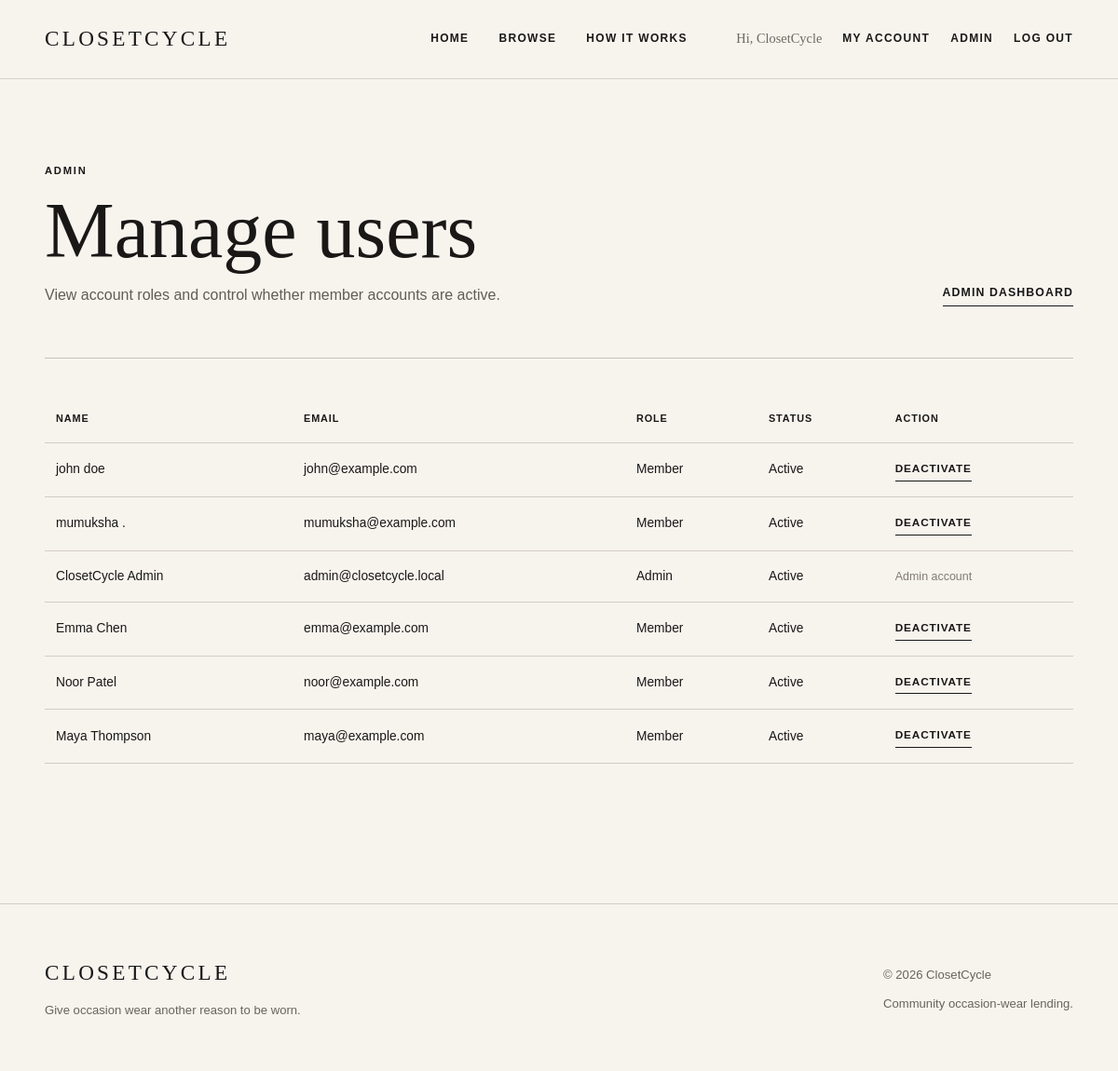
The page /admin/users.php (signed in) on the database its author committed.
### tables this page shows
CREATE TABLE `users` (
  `userID` int(11) NOT NULL,
  `firstName` varchar(50) NOT NULL,
  `lastName` varchar(50) NOT NULL,
  `email` varchar(100) NOT NULL,
  `passwordHash` varchar(255) NOT NULL,
  `role` enum('member','admin') NOT NULL DEFAULT 'member',
  `dateCreated` datetime NOT NULL DEFAULT current_timestamp(),
  `isActive` tinyint(1) NOT NULL DEFAULT 1
);

### admin/users.php (called while the page is built, shortened)
<?php
require_once __DIR__ . '/../models/User.php';
$users = User::getAll();
include __DIR__ . '/../views/admin/users.php';

### models/Auth.php (called while the page is built, shortened)
<?php
class Auth
{
    public static function user()
    {
        return $_SESSION['user'] ?? null;
    }
}

### models/User.php (called while the page is built, shortened)
<?php
class User
{
    public static function getAll()
    {
        $db = Database::getDB();
        $query = '
            SELECT
                userID,
                firstName,
                lastName,
                email,
                role,
                dateCreated,
                isActive
            FROM users
            ORDER BY dateCreated DESC
        ';
        $statement = $db->prepare($query);
        $statement->execute();
        $users = $statement->fetchAll();
        return $users;
    }
}

### views/admin/users.php (the view, shortened to what this page needs)
<?php include __DIR__ . '/../shared/header.php'; ?>
<main>
    <section class="member-page-heading">
        <div>
            <p class="eyebrow">ADMIN</p>
            <h1>Manage users</h1>
            <p>View account roles and control whether member accounts are active.</p>
        </div>
        <a class="text-link" href="<?php echo BASE_URL; ?>/admin/">Admin Dashboard</a>
    </section>
    <div class="admin-table-wrap admin-table-page">
        <table class="admin-table">
            <thead>
                <tr>
                    <th>Name</th>
                    <th>Email</th>
                    <th>Role</th>
                    <th>Status</th>
                    <th>Action</th>
                </tr>
            </thead>
            <tbody>
                <?php foreach ($users as $user) : ?>
                    <tr>
                        <td><?php echo htmlspecialchars($user['firstName'] . ' ' . $user['lastName']); ?></td>
                        <td><?php echo htmlspecialchars($user['email']); ?></td>
                        <td><?php echo htmlspecialchars(ucfirst($user['role'])); ?></td>
                        <td><?php echo (int) $user['isActive'] === 1 ? 'Active' : 'Inactive'; ?></td>
                        <td>
                            <?php if ($user['role'] === 'member') : ?>
                                <form action="<?php echo BASE_URL; ?>/admin/user_action.php" method="post">
                                    <button class="text-button" type="submit">
                                        <?php echo (int) $user['isActive'] === 1 ? 'Deactivate' : 'Activate'; ?>
                                    </button>
                                </form>
                            <?php else : ?>
                                <span class="muted-text">Admin account</span>
                            <?php endif; ?>
                        </td>
                    </tr>
                <?php endforeach; ?>
            </tbody>
        </table>
    </div>
</main>
<?php include __DIR__ . '/../shared/footer.php'; ?>

### views/shared/header.php (shortened to what this page needs)
<?php
$currentUser = Auth::user();
?>
<!DOCTYPE html>
<html lang="en">
<head>
    <link
        rel="stylesheet"
        href="<?php echo BASE_URL; ?>/public/css/main.css">
</head>
<body>
<header class="site-header">
    <div class="header-inner">
        <a class="logo" href="<?php echo BASE_URL; ?>/">
            CLOSETCYCLE
        </a>
        <nav class="main-nav">
            <a href="<?php echo BASE_URL; ?>/">Home</a>
            <a href="<?php echo BASE_URL; ?>/browse.php">Browse</a>
            <a href="<?php echo BASE_URL; ?>/how_it_works.php">How It Works</a>
        </nav>
        <nav class="account-nav">
            <?php if ($currentUser) : ?>
                <span class="account-user">
                    Hi, <?php echo htmlspecialchars($currentUser['firstName']); ?>
                </span>
                <a href="<?php echo BASE_URL; ?>/account/">My Account</a>
                <?php if ($currentUser['role'] === 'admin') : ?>
                    <a href="<?php echo BASE_URL; ?>/admin/">Admin</a>
                <?php endif; ?>
                <a href="<?php echo BASE_URL; ?>/logout.php">Log Out</a>
            <?php else : ?>
                <a href="<?php echo BASE_URL; ?>/register.php">Join</a>
                <a href="<?php echo BASE_URL; ?>/login.php">Sign In</a>
            <?php endif; ?>
        </nav>
    </div>
</header>

### public/css/main.css (style rules this page uses)
* { box-sizing: border-box; }
html { scroll-behavior: smooth; }
body { margin: 0; background: #f7f4ee; color: #191817; font-family: Arial, Helvetica, sans-serif; line-height: 1.6; }
a { color: inherit; text-decoration: none; }
button, input, select, textarea { font: inherit; }
.site-header { position: relative; z-index: 10; background: #f7f4ee; border-bottom: 1px solid #d8d2c9; }
.header-inner { width: 92%; max-width: 1440px; min-height: 84px; margin: 0 auto; display: grid; grid-template-columns: 1fr auto 1fr; align-items: center; gap: 30px; }
.logo, .footer-logo { font-family: Georgia, 'Times New Roman', serif; font-size: 1.45rem; letter-spacing: 0.14em; }
.logo { justify-self: start; }
.main-nav { display: flex; align-items: center; justify-content: center; gap: 32px; }
.account-nav { justify-self: end; display: flex; align-items: center; gap: 22px; }
.account-user { color: #6f6860; font-family: Georgia, 'Times New Roman', serif; font-size: 0.9rem; white-space: nowrap; }
.main-nav a, .account-nav a { font-size: 0.75rem; font-weight: 600; letter-spacing: 0.11em; text-transform: uppercase; }
main { width: 92%; max-width: 1440px; margin: 0 auto; }
.eyebrow { margin: 0 0 15px; font-size: 0.7rem; font-weight: 700; letter-spacing: 0.16em; text-transform: uppercase; }
.text-link { display: inline-block; padding-bottom: 4px; border-bottom: 1px solid currentColor; font-size: 0.77rem; font-weight: 700; letter-spacing: 0.09em; text-transform: uppercase; }
.member-page-heading { padding: 90px 0 55px; display: flex; align-items: flex-end; justify-content: space-between; gap: 40px; border-bottom: 1px solid #c9c2b9; }
.member-page-heading h1 { margin: 0; font-family: Georgia, 'Times New Roman', serif; font-size: clamp( 3.5rem, 7vw, 7rem ); font-weight: 400; line-height: 0.95; }
.member-page-heading > div > p:last-child { max-width: 550px; margin-bottom: 0; color: #625c55; }
.admin-table-wrap { overflow-x: auto; }
.admin-table-page { padding: 40px 0; }
.admin-table { width: 100%; border-collapse: collapse; font-size: 0.86rem; }
.admin-table th, .admin-table td { padding: 16px 12px; border-bottom: 1px solid #d3ccc3; text-align: left; vertical-align: middle; }
.admin-table th { font-size: 0.68rem; letter-spacing: 0.08em; text-transform: uppercase; }
.text-button { padding: 0 0 3px; background: none; border: 0; border-bottom: 1px solid currentColor; cursor: pointer; color: #191817; font-size: 0.74rem; font-weight: 700; letter-spacing: 0.07em; text-transform: uppercase; }
.muted-text { color: #817a72; font-size: 0.78rem; }

### rows shown on the page
users: firstName "ClosetCycle", firstName+lastName "ClosetCycle Admin", email "admin@closetcycle.local", role "Admin", isActive "Active", shows "Admin account"
users: firstName+lastName "john doe", email "john@example.com", role "Member", isActive "Active"
users: firstName+lastName "mumuksha .", email "mumuksha@example.com", role "Member", isActive "Active"
users: firstName+lastName "Emma Chen", email "emma@example.com", role "Member", isActive "Active"
users: firstName+lastName "Noor Patel", email "noor@example.com", role "Member", isActive "Active"
users: firstName+lastName "Maya Thompson", email "maya@example.com", role "Member", isActive "Active"
